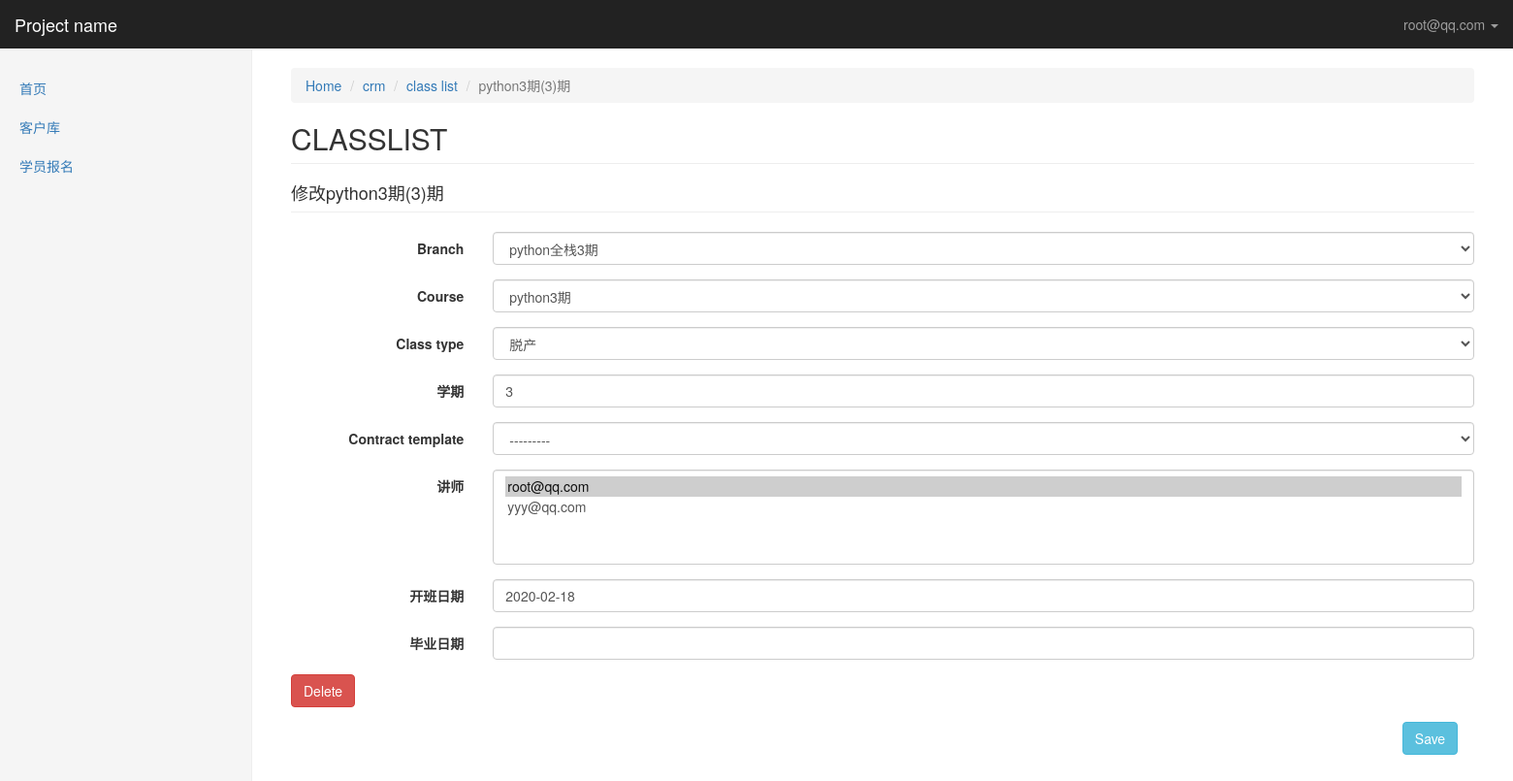
Screenshot of /kingadmin/crm/classlist/1/change/ (signed in) with the database file from the repository.
### crm/models.py (models this page shows, shortened)
class UserProfile(AbstractBaseUser, PermissionsMixin):
    email = models.EmailField(
        verbose_name='email address',
        max_length=255,
        unique=True,
    )
    name = models.CharField(max_length=64, verbose_name="姓名")
    is_active = models.BooleanField(default=True)
    is_staff = models.BooleanField(default=True)
    is_admin = models.BooleanField(default=False)
    role = models.ManyToManyField("Role", blank=True, null=True)
    objects = UserProfileManager()
    USERNAME_FIELD = 'email'
    REQUIRED_FIELDS = ['name']
    def __str__(self):              # __unicode__ on Python 2
        return self.email
    class Meta:
        permissions = (
            ('crm_table_list', '可以查看kingadmin每张表里所有的数据'),
            ('crm_table_list_view', '可以访问kingadmin表里每条数据的修改页'),
            ('crm_table_list_change', '可以对kingadmin表里的每条数据进行修改'),
            ('crm_table_obj_add_view', '可以访问kingadmin每张表的数据增加页'),
            ('crm_table_obj_add', '可以对kingadmin每张表进行数据添加'),
        )

class Menus(models.Model):
    name = models.CharField(max_length=64)
    url_type_choices = ((0, 'absolute'), (1, 'dynamic'))
    url_type = models.SmallIntegerField(choices=url_type_choices, default=0)
    url_name = models.CharField(max_length=128)
    class Meta:
        unique_together = ('name', 'url_name')

class ClassList(models.Model):
    branch = models.ForeignKey("Branch", on_delete=models.CASCADE)
    course = models.ForeignKey("Course", on_delete=models.CASCADE)
    class_type_choices = ((0, '脱产'), (1, '周末'), (2, '网络班'))
    class_type = models.SmallIntegerField(choices=class_type_choices, default=0)
    semester = models.SmallIntegerField(verbose_name="学期")
    contract_template = models.ForeignKey("ContractTemplate", blank=True, null=True, on_delete=models.CASCADE)
    teachers = models.ManyToManyField("UserProfile", verbose_name="讲师")
    start_date = models.DateField("开班日期")
    graduate_date = models.DateField("毕业日期", blank=True, null=True)
    def __str__(self):
        return "%s(%s)期" % (self.course.name, self.semester)
    class Meta:
        unique_together = ('branch', 'class_type', 'course', 'semester')

class Course(models.Model):
    name = models.CharField(verbose_name='课程名称', max_length=64, unique=True)
    price = models.PositiveSmallIntegerField()
    period = models.PositiveSmallIntegerField(verbose_name="课程周期(月)", default=5)
    outline = models.TextField(verbose_name="大纲")
    def __str__(self):
        return self.name

### kingadmin/permissions.py (the view)
    def inner(*args,**kwargs):
        if not perm_check(*args,**kwargs):
            request = args[0]
            return render(request,'kingadmin/page_403.html')
        return func(*args,**kwargs)

### crm/models.py (called while the page is built)
    def __str__(self):
        return self.name

### kingadmin/form_handle.py (called while the page is built)
def create_dynamic_model_form(admin_class, form_add=False):
    class Meta:
        model = admin_class.model  #类对象
        fields = "__all__"
        if not form_add: #修改
            exclude = admin_class.readonly_fields
            admin_class.form_add = False #这是因为自始至终admin_class实例都是同一个,
        else:
            admin_class.form_add = True
    def __new__(cls, *args, **kwargs):
        print("__new__", cls, args, kwargs)
        for field_name in cls.base_fields:  #循环每一个字段
            field_obj = cls.base_fields[field_name]  #拿到每一个字段对象
            field_obj.widget.attrs.update({'class': 'form-control'})  # 给每个字段添加属性
        return ModelForm.__new__(cls)
    dynamic_form = type("DynamicModelForm", (ModelForm, ), {"Meta": Meta, '__new__': __new__})  #动态生成model模块
    print(dynamic_form)
    return dynamic_form

### kingadmin/permissions.py (called while the page is built)
def check_permission(func):
    def inner(*args,**kwargs):
        if not perm_check(*args,**kwargs):
            request = args[0]
            return render(request,'kingadmin/page_403.html')
        return func(*args,**kwargs)
    return inner

### kingadmin/templatetags/kingadmin_tags.py (called while the page is built)
@register.simple_tag
def get_model_name(admin_class):
    return admin_class.model._meta.model_name.upper()

@register.simple_tag
def get_model_verbose_name(admin_class):
    return admin_class.model._meta.verbose_name

### kingadmin/views.py (called while the page is built)
@permissions.check_permission
@login_required
def table_obj_change(request, app_name, model_name, obj_id):
    admin_class = site.enabled_admins[app_name][model_name]
    model_form = form_handle.create_dynamic_model_form(admin_class)
    print(model_form)
    obj = admin_class.model.objects.get(id=obj_id)
    if request.method == "GET":
        form_obj = model_form(instance=obj) #instance当前正在修改的对象
    elif request.method == "POST":
        form_obj = model_form(instance=obj, data=request.POST)
        if form_obj.is_valid():
            form_obj.save()  #ModelForm直接保存，Form需要从clean_data中取出数据
            return redirect('/kingadmin/%s/%s/' % (app_name, model_name))
    return render(request, "kingadmin/table_obj_change.html", locals())

### kingadmin/templates/kingadmin/table_obj_change.html
{% extends 'kingadmin/index.html' %}
{% load kingadmin_tags %}
{% block right-content-container %}
    <ol class="breadcrumb">
      <li><a href="/kingadmin/">Home</a></li>
      <li><a href="/kingadmin/{{ app_name }}/">{{ app_name }}</a></li>
      <li><a href="/kingadmin/{{ app_name }}/{{ model_name }}/">{% get_model_verbose_name admin_class %}</a></li>
      <li class="active">{{ form_obj.instance }}</li>
    </ol>
    <h2 class="page-header">{% get_model_name admin_class %}</h2>
    <h4 class="page-header">修改{{ form_obj.instance }}</h4>
{% include "kingadmin/table_obj_change_component.html" %}
{% endblock %}

### kingadmin/templates/kingadmin/index.html (shortened to what this page needs)
{% extends 'base.html' %}
{% block body %}
<nav class="navbar navbar-inverse navbar-fixed-top">
  <div class="container-fluid">
    <div class="navbar-header">
      <a class="navbar-brand" href="#">Project name</a>
    </div>
    <div id="navbar" class="navbar-collapse collapse">
      <ul class="nav navbar-nav navbar-right">
          <li class="dropdown">
              <a href="#" class="dropdown-toggle" data-toggle="dropdown" role="button" aria-haspopup="true" aria-expanded="false">{{ request.user }} <span class="caret"></span></a>
          </li>
      </ul>
    </div>
  </div>
</nav>
<div class="container-fluid">
  <div class="row">
    <div class="col-sm-3 col-md-2 sidebar">
      <ul class="nav nav-sidebar">
        {% for role in request.user.role.select_related %}
            {% for menu in role.menus.select_related %}
                {% if request.path == menu.url_name %}
                    <li class="active"><a href="{% if menu.url_type == 0 %}{{ menu.url_name }}{% else %}{% url menu.url_name %}{% endif %}">{{ menu.name }}</a></li>
                {% else %}
                    <li><a href="{% if menu.url_type == 0 %}{{ menu.url_name }}{% else %}{% url menu.url_name %}{% endif %}">{{ menu.name }}</a></li>
                {% endif %}
            {% endfor %}
        {% endfor %}
      </ul>
    </div>
    <div class="col-sm-9 col-sm-offset-3 col-md-10 col-md-offset-2 main">
      {% block right-content-container %}{% endblock %}
    </div>
  </div>
</div>
{% endblock %}

### kingadmin/templates/kingadmin/table_obj_change_component.html (shortened to what this page needs)
{% load kingadmin_tags %}
<form class="form-horizontal" method="post" onsubmit="VerificationBeforeFormSubmit()">{% csrf_token %}
    {% for field in form_obj %}
        <div class="form-group">
            <label class="col-sm-2 control-label">{{ field.label }}</label>
            <div class="col-sm-10">
                {% if field.name in admin_class.filter_horizontal %}
                    <div class="col-lg-5">
                        <input type="search" class="form-control" oninput="FuccSearch(this)">
                        <select id="id_{{ field.name }}_from" multiple class="form-control">
                            {% get_available_m2m_data field.name form_obj admin_class as available_m2m_data %}
                            {% for obj in available_m2m_data %}
                                <option ondblclick="MoveSelectedOption(this, 'id_{{ field.name }}_to')" value="{{ obj.id }}">{{ obj }}</option>
                            {% endfor %}
                        </select>
                        <p><a style="cursor: pointer" onclick="MoveAllElement('id_{{ field.name }}_from', 'id_{{ field.name }}_to')">Choose All</a></p>
                    </div>
                    <div style="margin-top: 34px" class="col-lg-5">
                        <select tag="selected_m2m" id="id_{{ field.name }}_to" multiple class="form-control" name="{{ field.name }}">
                            {% get_selected_m2m_data field.name form_obj admin_class as selected_m2m_data %}
                            {% for obj in selected_m2m_data %}
                                <option ondblclick="MoveSelectedOption(this,'id_{{ field.name }}_from')" value="{{ obj.id }}">{{ obj }}</option>
                            {% endfor %}
                        </select>
                        <p><a style="cursor: pointer" onclick="MoveAllElement('id_{{ field.name }}_to', 'id_{{ field.name }}_from')">Remove All</a></p>
                    </div>
                {% else %}
                    {{ field }}
                {% endif %}
            </div>
        </div>
    {% endfor %}
    <div class="form-group">
        {% if form_obj.instance.id %}
            <div class="col-sm-10">
                <a style="cursor: pointer" class="btn btn-danger" href="{% url 'obj_delete' app_name model_name form_obj.instance.id %}">Delete</a>
            </div>
        {% endif %}
    </div>
    <div class="form-group">
        <div class="col-sm-offset-11 col-sm-10">
            <button type="submit" class="btn btn-info">Save</button>
        </div>
    </div>
</form>

### statics/css/dashboard.css (style rules this page uses)
body { padding-top: 50px; }
.navbar-fixed-top { border: 0; }
.sidebar { display: none; }
@media (min-width: 768px) { .sidebar { position: fixed; top: 51px; bottom: 0; left: 0; z-index: 1000; display: block; padding: 20px; overflow-x: hidden; overflow-y: auto; background-color: #f5f5f5; border-right: 1px solid #eee; } }
.nav-sidebar { margin-right: -21px; margin-bottom: 20px; margin-left: -20px; }
.nav-sidebar > li > a { padding-right: 20px; padding-left: 20px; }
.main { padding: 20px; }
@media (min-width: 768px) { .main { padding-right: 40px; padding-left: 40px; } }
.main .page-header { margin-top: 0; }

### rows the page displays
UserProfile: user "root@qq.com"
Menus: name "首页"
Menus: name "客户库"
Menus: name "学员报名"
ClassList: instance "python3期(3)期", form_obj "python全栈3期" "python3期" "脱产" "3" "---------" "2020-02-18"

### other values shown
{{ app_name }} "crm"
{{ field.label }} "Branch" "Course" "Class type" "学期" "Contract template" "讲师" "开班日期" "毕业日期"
